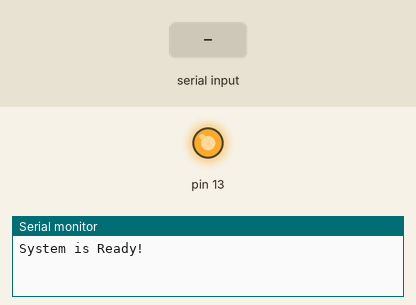
Simulated run of this sketch. Board: Arduino Uno, built with avr-gcc and run on an emulated ATmega328P. Parts: output pins drawn as LEDs (lit = HIGH), the last lines printed to the serial monitor. Dashed ring = blinking. The test bench sets the inputs (shaded band).

Above: at 3.2 s.
3.3 s: "blink_led\n" received over Serial
At 3.7 s:
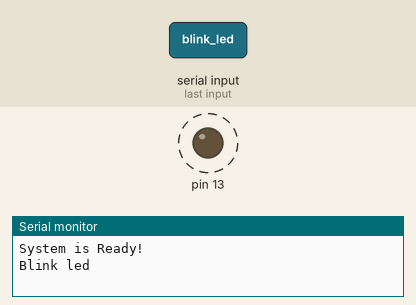
6.3 s: "led_on\n" received over Serial
At 6.7 s:
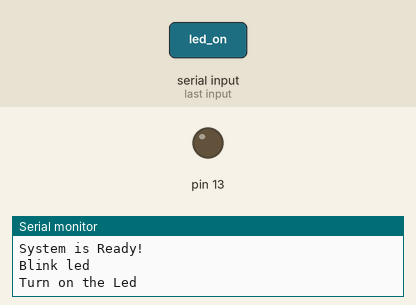
7.8 s: "led_off\n" received over Serial
At 9.0 s:
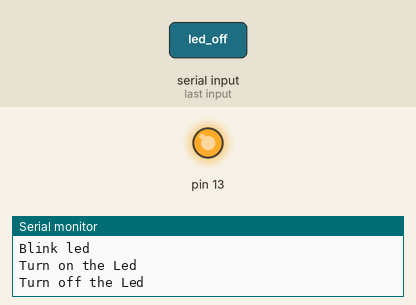
Timing chart, 0 to 10.8 s (numbered marks = the images above; inputs shaded):
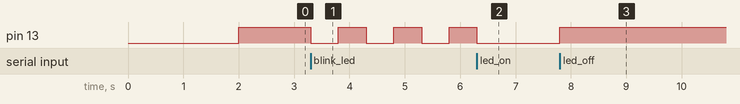

Measured:
- after the input at 3.3 s, pin 13: alternates HIGH for 0.50 s and LOW for 0.50 s, starting at once
- after the input at 6.3 s, pin 13: goes on until 6.3 s, then stays LOW
- after the input at 7.8 s, pin 13: LOW → HIGH at once

The sketch:

assigment1_led_control.ino
```cpp
/*
* File: assigment1_led_control.ino
* Author:thuan phat
* Date: 2026-03-10
* Description: ESP8266 controls an Led through user commands from serial monotor
    Commands:
    - Type "led_on" to turn the Led on.
    - Type "led_off" to turn the Led off.
    - Type "blink_led" to toggle the led state per 500ms.
*/
String command = "";
enum LEDState{
  OFF,
  ON,
  BLINK
};

LEDState mode = OFF;


void setup() {
  Serial.begin(115200);             //Configure baudrate for serial monitor
  delay(2000);
  Serial.println();
  Serial.println("System is Ready!");
  pinMode(LED_BUILTIN, OUTPUT);     //Initialize the LED_BUILTIN as a output
  digitalWrite(LED_BUILTIN,HIGH);   // Turn the Led off at the beginning
}

void Blink_Led(){
  digitalWrite(LED_BUILTIN,!digitalRead(LED_BUILTIN));
  delay(500);
}


void loop() {
  if(Serial.available()){
    command = Serial.readStringUntil('\n');
    command.trim();
    if(command == "led_on"){
      mode = ON;
      Serial.println("Turn on the Led");
    }
    else if(command == "led_off"){
      mode = OFF;
      Serial.println("Turn off the Led");
    }
    else if(command == "blink_led"){
      mode = BLINK;
      Serial.println("Blink led");
    }
    else{
      Serial.println("UNDEFINED COMMAND");
    }
  }
  switch(mode){
    case(ON):
      digitalWrite(LED_BUILTIN,LOW);
      break;

    case(OFF):
      digitalWrite(LED_BUILTIN,HIGH);
      break;

    case(BLINK):
      Blink_Led();
      break;
  }
  return;
}
```
